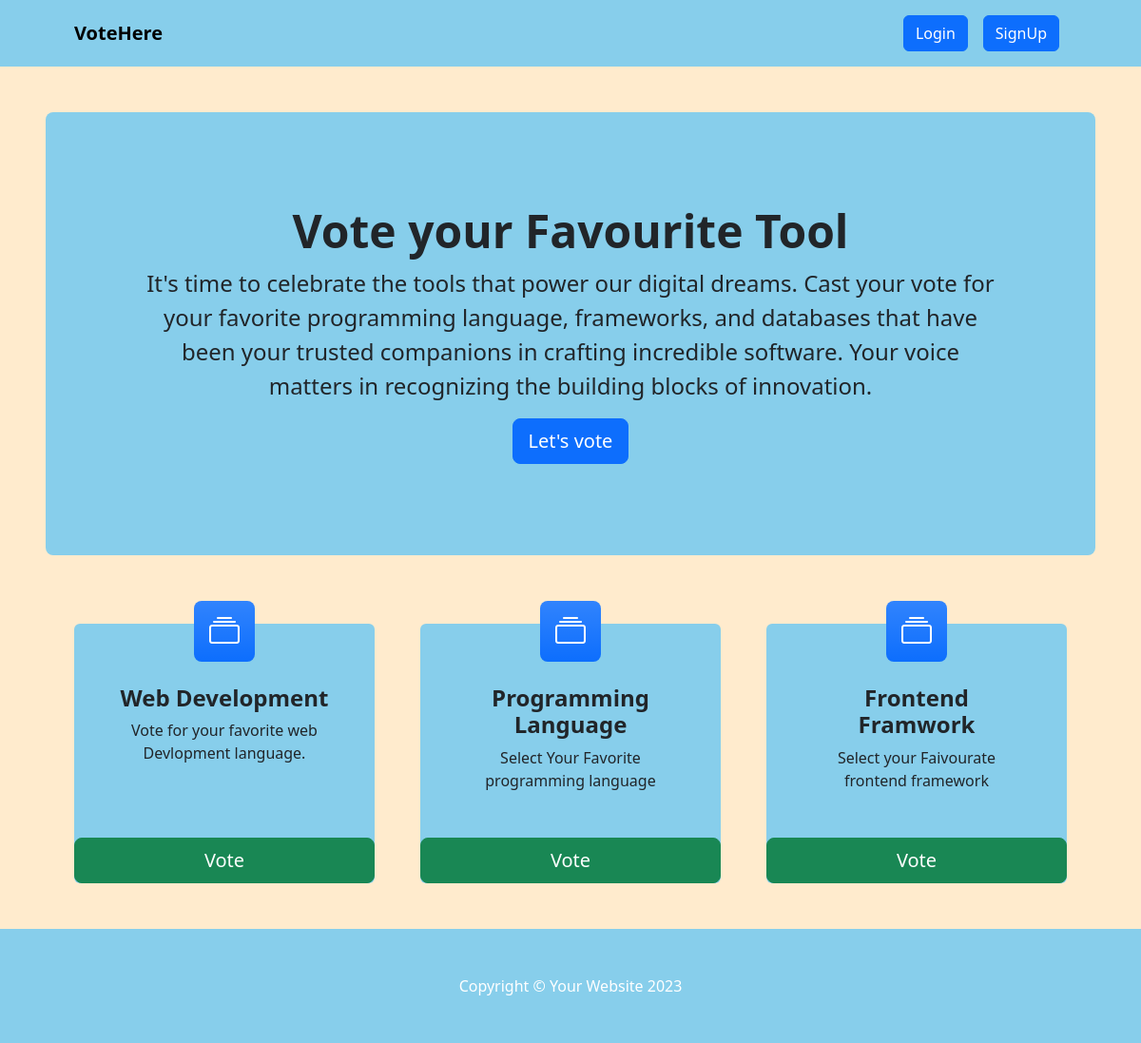
The page / on the database its author committed.
### voteapp/models.py (models this page shows, shortened)
class Category(models.Model):
    title = models.CharField(max_length=200)
    slug = models.SlugField(blank=True, null=True)
    description = models.TextField(blank=True, null=True)
    total_vote = models.IntegerField(default=0)
    voters = models.ManyToManyField(User, blank=True)

### voteapp/views.py (the view)
# urls.py: path("", views.index, name="index"),
def index(request):
    categories = Category.objects.all()
    context = {"categories":categories}
    return render(request, "index.html", context)

### voteapp/templates/index.html
{% extends 'base.html' %}
{% block content %}
<header class="py-5" >
    <div class="container-fluid px-lg-5">
        <div class="p-4 p-lg-5 rounded-3 text-center" style="background: skyblue;">
            <div class="m-4 m-lg-5">
                <h1 class="display-5 fw-bold">Vote your Favourite Tool</h1>
                <p class="fs-4">It's time to celebrate the tools that power our digital dreams. Cast your vote for your
                    favorite programming language, frameworks, and databases
                    that have been your trusted companions in crafting incredible software.
                    Your voice matters in recognizing the building blocks of innovation.</p>
                <a class="btn btn-primary btn-lg" href="#votingSection">Let's vote</a>
            </div>
        </div>
    </div>
</header>
<section class="pt-4" id="votingSection">
    <div class="container px-lg-5">
        <div class="row gx-lg-5">
            {% for category in categories %}
            <div class="col-lg-4 col-xxl-3 mb-5">
                <div class="card border-0 h-100" style="background: skyblue;">
                    <div class="card-body text-center p-4 p-lg-5 pt-0 pt-lg-0">
                        <div class="feature bg-primary bg-gradient text-white rounded-3 mb-4 mt-n4"><i
                                class="bi bi-collection"></i></div>
                        <h2 class="fs-4 fw-bold">{{category.title}}</h2>
                        <p class="mb-0">{{category.description | truncatechars:100}}</p>
                    </div>
                <a class="btn btn-success btn-lg" href="{% url 'detail' category.slug  %}">Vote</a>
                </div>
            </div>
            {% endfor %}
        </div>
    </div>
</section>
{% endblock content %}

### voteapp/static/css/style.css (style rules this page uses)
* { box-sizing: border-box; }

### rows shown on the page
Category: title "Web Development", description "Vote for your favorite web Devlopment language."
Category: title "Programming Language", description "Select Your Favorite programming language"
Category: title "Frontend Framwork", description "Select your Faivourate frontend framework"
